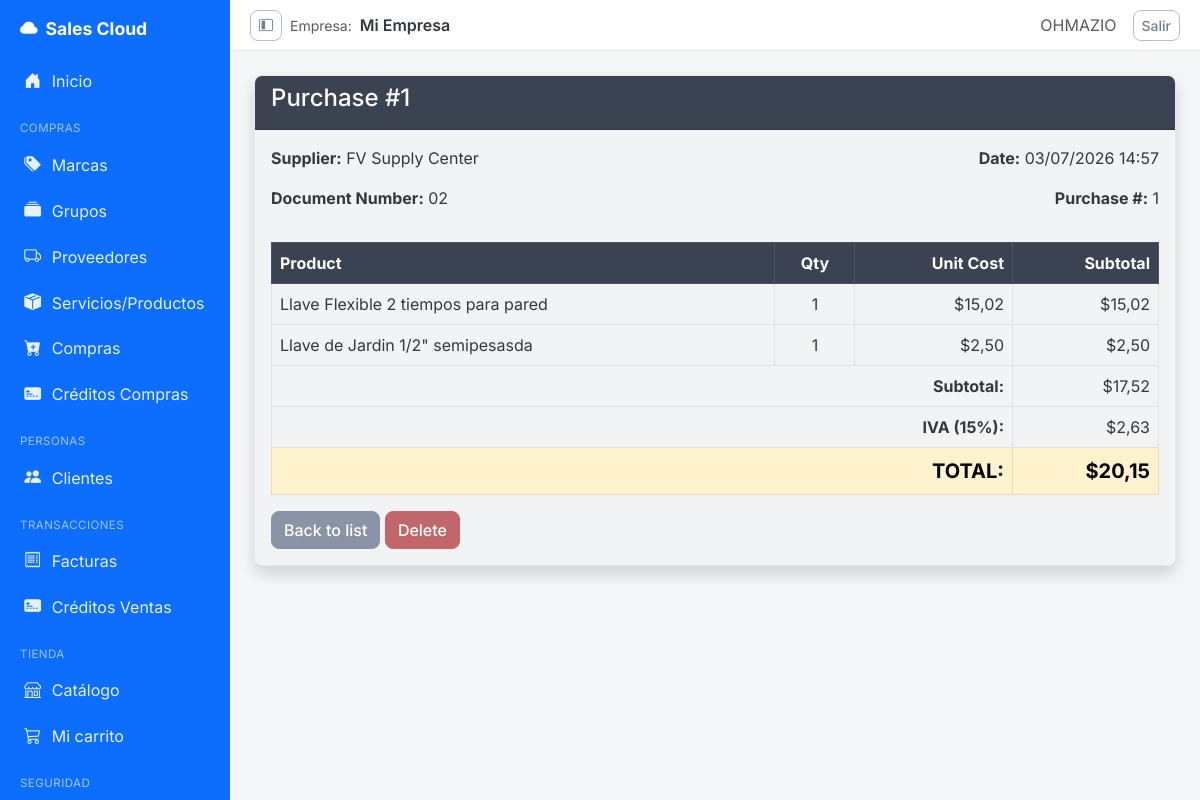
/purchasing/invoices/1/ (signed in), run on the app's committed database.
### purchasing/models.py (models this page shows, shortened)
class Purchase(models.Model):
    TIPO_PAGO_CONTADO = 'CONTADO'
    TIPO_PAGO_CREDITO = 'CREDITO'
    TIPO_PAGO_CHOICES = [
        (TIPO_PAGO_CONTADO, 'Contado'),
        (TIPO_PAGO_CREDITO, 'Crédito'),
    ]
    ESTADO_PENDIENTE = 'PENDIENTE'
    ESTADO_PAGADA = 'PAGADA'
    ESTADO_CHOICES = [
        (ESTADO_PENDIENTE, 'Pendiente'),
        (ESTADO_PAGADA, 'Pagada'),
    ]
    supplier = models.ForeignKey(
        Supplier, on_delete=models.PROTECT, related_name='purchases'
    )
    document_number = models.CharField(
        max_length=20, verbose_name='Supplier Invoice No.'
    )
    purchase_date = models.DateTimeField(auto_now_add=True)
    subtotal = models.DecimalField(max_digits=12, decimal_places=2, default=0)
    tax = models.DecimalField(max_digits=12, decimal_places=2, default=0)
    total = models.DecimalField(max_digits=12, decimal_places=2, default=0)
    is_active = models.BooleanField(default=True)
    tipo_pago = models.CharField(max_length=10, choices=TIPO_PAGO_CHOICES, default=TIPO_PAGO_CONTADO)
    saldo = models.DecimalField(max_digits=10, decimal_places=2, default=0)
    estado = models.CharField(max_length=10, choices=ESTADO_CHOICES, default=ESTADO_PENDIENTE)
    class Meta:
        verbose_name = 'Purchase'
        verbose_name_plural = 'Purchases'
        ordering = ['-purchase_date']
        constraints = [
            models.UniqueConstraint(
                fields=['supplier', 'document_number'],
                name='unique_supplier_document'
            )
        ]
        permissions = [
            ('export_purchase', 'Can export purchase'),
            ('print_purchase', 'Can print purchase'),
        ]

class PurchaseDetail(models.Model):
    purchase = models.ForeignKey(
        Purchase, on_delete=models.CASCADE, related_name='details'
    )
    product = models.ForeignKey(
        Product, on_delete=models.PROTECT, related_name='purchase_details'
    )
    quantity = models.PositiveIntegerField(default=1)
    unit_cost = models.DecimalField(max_digits=12, decimal_places=2)
    subtotal = models.DecimalField(max_digits=12, decimal_places=2, default=0)

### billing/models.py (models this page shows, shortened)
class Supplier(models.Model):
    DOCUMENT_CEDULA = 'CEDULA'
    DOCUMENT_RUC = 'RUC'
    DOCUMENT_CHOICES = [
        (DOCUMENT_CEDULA, 'Cédula'),
        (DOCUMENT_RUC, 'RUC'),
    ]
    name = models.CharField(max_length=200, verbose_name='Company Name')
    business_name = models.CharField(max_length=200, blank=True, null=True, verbose_name='Razón Social')
    document_type = models.CharField(max_length=10, choices=DOCUMENT_CHOICES, default=DOCUMENT_RUC, blank=True)
    document_number = models.CharField(max_length=13, blank=True, null=True, verbose_name='RUC/Cédula')
    contact_name = models.CharField(max_length=200, blank=True, null=True)
    email = models.EmailField(blank=True, null=True)
    phone = models.CharField(max_length=20, blank=True, null=True)
    address = models.TextField(blank=True, null=True)
    is_active = models.BooleanField(default=True)
    created_at = models.DateTimeField(auto_now_add=True)
    updated_at = models.DateTimeField(auto_now=True)
    class Meta:
        verbose_name = 'Supplier'
        verbose_name_plural = 'Suppliers'
        ordering = ['name']
        permissions = [
            ('export_supplier', 'Can export supplier'),
            ('print_supplier', 'Can print supplier'),
        ]

class Product(models.Model):
    TYPE_PRODUCT = 'PRODUCTO'
    TYPE_SERVICE = 'SERVICIO'
    TYPE_CHOICES = [
        (TYPE_PRODUCT, 'Producto'),
        (TYPE_SERVICE, 'Servicio'),
    ]
    name = models.CharField(max_length=200, verbose_name='Product Name')
    description = models.TextField(blank=True, null=True)
    item_type = models.CharField(max_length=10, choices=TYPE_CHOICES, default=TYPE_PRODUCT)
    tax_rate = models.DecimalField(max_digits=5, decimal_places=2, default=Decimal('15.00'), verbose_name='IVA (%)')
    brand = models.ForeignKey(Brand, on_delete=models.PROTECT, related_name='products')
    group = models.ForeignKey(ProductGroup, on_delete=models.PROTECT, related_name='products')
    suppliers = models.ManyToManyField(Supplier, related_name='products', blank=True)
    unit_price = models.DecimalField(max_digits=12, decimal_places=2)
    stock = models.IntegerField(default=0)
    image = models.ImageField(upload_to='products/', null=True, blank=True, verbose_name='Product Image')
    is_active = models.BooleanField(default=True)
    created_at = models.DateTimeField(auto_now_add=True)
    updated_at = models.DateTimeField(auto_now=True)
    class Meta:
        verbose_name = 'Product'
        verbose_name_plural = 'Products'
        ordering = ['name']
        permissions = [
            ('export_product', 'Can export product'),
            ('print_product', 'Can print product'),
        ]

### purchasing/views.py (the view)
# urls.py: path('invoices/<int:pk>/', views.purchase_detail, name='purchase_detail'),
@login_required
@permission_required_redirect('purchasing.view_purchase', redirect_to='purchasing:purchase_list')
def purchase_detail(request, pk):
    purchase = get_object_or_404(
        Purchase.objects.select_related('supplier')
                    .prefetch_related('details__product'),
        pk=pk
    )
    return render(request, 'purchasing/purchase_detail.html', {'purchase': purchase})

### security/templatetags/security_tags.py (called while the page is built)
@register.filter(name='has_group')
def has_group(user, group_name):
    if not user.is_authenticated:
        return False
    if user.is_superuser:      # el superusuario ve todo
        return True
    return user.groups.filter(name=group_name).exists()

### storefront/context_processors.py (called while the page is built)
def cart(request):
    return {'cart': Cart(request)}

### purchasing/templates/purchasing/purchase_detail.html (shortened to what this page needs)
{% extends 'billing/base_sidebar.html' %}
{% block content %}
<div class="card shadow mb-4">
  <div class="card-header bg-dark text-white">
    <h4>Purchase #{{ purchase.id }}</h4>
  </div>
  <div class="card-body">
    <div class="row mb-3">
      <div class="col-md-6">
        <p><strong>Supplier:</strong> {{ purchase.supplier.name }}</p>
        <p><strong>Document Number:</strong> {{ purchase.document_number }}</p>
      </div>
      <div class="col-md-6 text-end">
        <p><strong>Date:</strong> {{ purchase.purchase_date|date:"d/m/Y H:i" }}</p>
        <p><strong>Purchase #:</strong> {{ purchase.id }}</p>
      </div>
    </div>
    <table class="table table-bordered">
      <thead class="table-dark">
        <tr>
          <th>Product</th>
          <th class="text-center">Qty</th>
          <th class="text-end">Unit Cost</th>
          <th class="text-end">Subtotal</th>
        </tr>
      </thead>
      <tbody>
        {% for detail in purchase.details.all %}
        <tr>
          <td>{{ detail.product.name }}</td>
          <td class="text-center">{{ detail.quantity }}</td>
          <td class="text-end">${{ detail.unit_cost }}</td>
          <td class="text-end">${{ detail.subtotal }}</td>
        </tr>
        {% endfor %}
      </tbody>
      <tfoot>
        <tr>
          <td colspan="3" class="text-end fw-bold">Subtotal:</td>
          <td class="text-end">${{ purchase.subtotal }}</td>
        </tr>
        <tr>
          <td colspan="3" class="text-end fw-bold">IVA (15%):</td>
          <td class="text-end">${{ purchase.tax }}</td>
        </tr>
        <tr class="table-warning">
          <td colspan="3" class="text-end fw-bold fs-5">TOTAL:</td>
          <td class="text-end fw-bold fs-5">${{ purchase.total }}</td>
        </tr>
      </tfoot>
    </table>
    <a href="{% url 'purchasing:purchase_list' %}" class="btn btn-secondary">Back to list</a>
    <a href="{% url 'purchasing:purchase_delete' purchase.pk %}" class="btn btn-danger">Delete</a>
  </div>
</div>
{% endblock %}

### billing/templates/billing/base_sidebar.html (shortened to what this page needs)
{% load security_tags %}
{% load static %}
<!DOCTYPE html>
<html lang="es">
<head>
  <link href="https://cdn.jsdelivr.net/npm/bootstrap@5.3.0/dist/css/bootstrap.min.css" rel="stylesheet">
  <link rel="stylesheet" href="https://cdn.jsdelivr.net/npm/bootstrap-icons@1.11.1/font/bootstrap-icons.css">
  <link rel="stylesheet" href="{% static 'css/theme.css' %}">
</head>
<body>
<aside class="app-sidebar" id="appSidebar">
  <a class="brand" href="{% url 'billing:home' %}"><i class="bi bi-cloud-fill"></i><span>Sales Cloud</span></a>
  <nav class="nav flex-column">
    <a class="nav-link" href="{% url 'billing:home' %}" title="Inicio"><i class="bi bi-house-door-fill"></i><span>Inicio</span></a>
    {% if user.is_authenticated %}
    {% if user|has_group:'Analista de Compras' or user|has_group:'Administrador' %}
    <div class="nav-section-title">Compras</div>
    <a class="nav-link" href="{% url 'billing:brand_list' %}" title="Marcas"><i class="bi bi-tags-fill"></i><span>Marcas</span></a>
    <a class="nav-link" href="{% url 'billing:productgroup_list' %}" title="Grupos"><i class="bi bi-collection-fill"></i><span>Grupos</span></a>
    <a class="nav-link" href="{% url 'billing:supplier_list' %}" title="Proveedores"><i class="bi bi-truck"></i><span>Proveedores</span></a>
    <a class="nav-link" href="{% url 'billing:product_list' %}" title="Servicios/Productos"><i class="bi bi-box-seam-fill"></i><span>Servicios/Productos</span></a>
    <a class="nav-link" href="{% url 'purchasing:purchase_list' %}" title="Compras"><i class="bi bi-cart-plus-fill"></i><span>Compras</span></a>
    <a class="nav-link" href="{% url 'creditos_compras:compra_list' %}" title="Créditos Compras"><i class="bi bi-credit-card-2-front-fill"></i><span>Créditos Compras</span></a>
    {% endif %}
    {% if user|has_group:'Vendedor' or user|has_group:'Administrador' %}
    <div class="nav-section-title">Personas</div>
    <a class="nav-link" href="{% url 'billing:customer_list' %}" title="Clientes"><i class="bi bi-people-fill"></i><span>Clientes</span></a>
    <div class="nav-section-title">Transacciones</div>
    <a class="nav-link" href="{% url 'billing:invoice_list' %}" title="Facturas"><i class="bi bi-receipt"></i><span>Facturas</span></a>
    <a class="nav-link" href="{% url 'creditos_ventas:factura_list' %}" title="Créditos Ventas"><i class="bi bi-credit-card-2-front-fill"></i><span>Créditos Ventas</span></a>
    {% endif %}
    {% if user|has_group:'Cliente' %}
    <div class="nav-section-title">Tienda</div>
    <a class="nav-link" href="{% url 'storefront:catalog' %}" title="Catálogo"><i class="bi bi-shop"></i><span>Catálogo</span></a>
    <a class="nav-link" href="{% url 'storefront:cart_detail' %}" title="Mi carrito"><i class="bi bi-cart3"></i><span>Mi carrito</span></a>
    {% endif %}
    {% if user|has_group:'Administrador' %}
    <div class="nav-section-title">Seguridad</div>
    {% endif %}
    {% endif %}
  </nav>
</aside>
<div class="app-main">
  <header class="app-topbar">
    <div class="d-flex align-items-center gap-2">
      <button class="btn btn-sm btn-outline-secondary d-none d-md-inline-flex" type="button"
              id="sidebarToggle" title="Colapsar/expandir menú">
        <i class="bi bi-layout-sidebar-inset"></i>
      </button>
      <span class="text-muted small">Empresa:</span>
      <span class="fw-semibold">{{ request.session.company_name|default:"Mi Empresa" }}</span>
    </div>
    <div class="d-flex align-items-center gap-3">
      {% if user.is_authenticated %}
        <span class="text-muted">{{ user.username|upper }}</span>
        <form method="post" action="{% url 'logout' %}" class="d-inline">
          <button type="submit" class="btn btn-sm btn-outline-secondary">Salir</button>
        </form>
      {% else %}
        <a href="{% url 'login' %}" class="btn btn-sm btn-primary">Iniciar sesión</a>
      {% endif %}
    </div>
  </header>
  <div class="app-content">
    {% block content %}{% endblock %}
  </div>
</div>
</body>
</html>

### static/css/theme.css (style rules this page uses)
:root { --bs-primary: #5C7A99; --bs-primary-rgb: 92, 122, 153; --bs-secondary: #8A94A6; --bs-secondary-rgb: 138, 148, 166; --bs-success: #6E9887; --bs-success-rgb: 110, 152, 135; --bs-info: #6FA3AC; --bs-info-rgb: 111, 163, 172; --bs-warning: #DDA85B; --bs-warning-rgb: 221, 168, 91; --bs-danger: #C1666B; --bs-danger-rgb: 193, 102, 107; --bs-light: #F4F5F7; --bs-light-rgb: 244, 245, 247; --bs-dark: #3B4252; --bs-dark-rgb: 59, 66, 82; --bs-body-bg: #F2F3F5; --bs-body-color: #33383F; --bs-link-color: #4E6883; --bs-link-hover-color: #3E5468; --bs-border-radius: 0.5rem; --bs-border-radius-lg: 0.75rem; --bs-border-radius-sm: 0.35rem; }
body { font-family: 'Inter', -apple-system, BlinkMacSystemFont, 'Segoe UI', sans-serif; background-color: var(--bs-body-bg); color: var(--bs-body-color); }
.card { border: 1px solid #E6E8EB; box-shadow: 0 1px 3px rgba(0, 0, 0, .06); }
.card-header.bg-dark { background-color: #3B4252 !important; }
.btn { border-radius: var(--bs-border-radius); font-weight: 500; }
.btn-secondary, .btn-outline-secondary:hover { --bs-btn-bg: #8A94A6; --bs-btn-border-color: #8A94A6; --bs-btn-hover-bg: #767F90; --bs-btn-hover-border-color: #767F90; --bs-btn-active-bg: #6C7688; --bs-btn-active-border-color: #6C7688; }
.btn-outline-secondary { --bs-btn-color: #767F90; --bs-btn-border-color: #B7BEC9; --bs-btn-hover-bg: #8A94A6; --bs-btn-hover-border-color: #8A94A6; }
.btn-danger { --bs-btn-bg: #C1666B; --bs-btn-border-color: #C1666B; --bs-btn-hover-bg: #AF565B; --bs-btn-hover-border-color: #AF565B; --bs-btn-active-bg: #9F4D52; --bs-btn-active-border-color: #9F4D52; --bs-btn-disabled-bg: #C1666B; --bs-btn-disabled-border-color: #C1666B; --bs-btn-focus-shadow-rgb: 193, 102, 107; }
.table-dark { --bs-table-bg: #3B4252; --bs-table-striped-bg: #434A5C; --bs-table-hover-bg: #4A5266; --bs-table-active-bg: #4A5266; --bs-table-border-color: #4C5468; }
a { text-decoration: none; }

### billing/templates/billing/base_sidebar.html (style rules this page uses)
:root { --sidebar-width: 230px; --sidebar-width-collapsed: 64px; --siigo-blue: #0d6efd; }
body { background: #f4f6f8; }
.app-sidebar { position: fixed; top: 0; left: 0; bottom: 0; width: var(--sidebar-width); background: var(--siigo-blue); overflow-x: hidden; overflow-y: auto; z-index: 1030; transition: width .2s ease; }
.app-sidebar .brand { color: #fff; font-weight: 700; font-size: 1.1rem; padding: 1rem 1.25rem; display: flex; align-items: center; gap: .5rem; white-space: nowrap; }
.app-sidebar .nav-link { color: rgba(255,255,255,.9); padding: .65rem 1.25rem; display: flex; align-items: center; gap: .6rem; border-left: 3px solid transparent; white-space: nowrap; }
.app-sidebar .nav-link i { font-size: 1.05rem; width: 1.2rem; text-align: center; flex-shrink: 0; }
.app-sidebar .nav-section-title { color: rgba(255,255,255,.6); font-size: .72rem; text-transform: uppercase; letter-spacing: .04em; padding: 1rem 1.25rem .25rem; white-space: nowrap; }
.app-main { margin-left: var(--sidebar-width); transition: margin-left .2s ease; }
.app-topbar { background: #fff; border-bottom: 1px solid #e6e8eb; padding: .6rem 1.25rem; display: flex; align-items: center; justify-content: space-between; gap: 1rem; }
.app-content { padding: 1.5rem; }
#sidebarToggle { cursor: pointer; }

### data on the page
Purchase: id "1", supplier.name "FV Supply Center", document_number "02", purchase_date "03/07/2026 14:57", subtotal "17,52", tax "2,63", total "20,15"
PurchaseDetail: product.name "Llave Flexible 2 tiempos para pared", quantity "1", unit_cost "15,02", subtotal "15,02"
PurchaseDetail: product.name "Llave de Jardin 1/2\" semipesasda", quantity "1", unit_cost "2,50", subtotal "2,50"

### other printed values
{{ request.session.company_name|default:"Mi Empresa" }} "Mi Empresa"
{{ user.username|upper }} "OHMAZIO"
